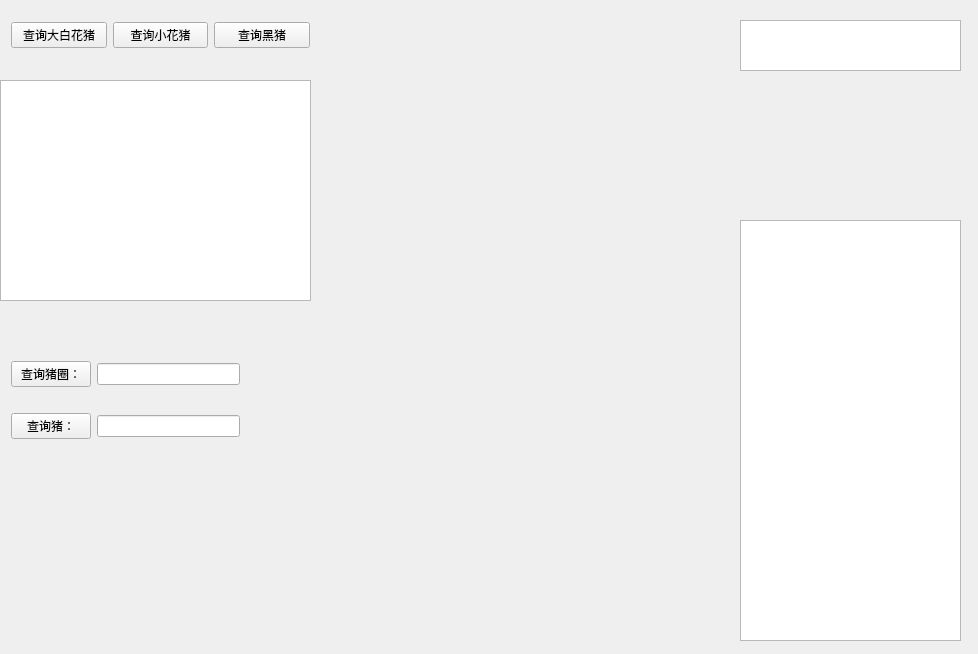
<?xml version="1.0" encoding="UTF-8"?>
<ui version="4.0">
 <class>Widget</class>
 <widget class="QWidget" name="Widget">
  <property name="geometry">
   <rect>
    <x>0</x>
    <y>0</y>
    <width>978</width>
    <height>654</height>
   </rect>
  </property>
  <property name="windowTitle">
   <string>Widget</string>
  </property>
  <widget class="QTextEdit" name="output">
   <property name="geometry">
    <rect>
     <x>740</x>
     <y>220</y>
     <width>221</width>
     <height>421</height>
    </rect>
   </property>
   <property name="font">
    <font>
     <family>Arial</family>
     <pointsize>6</pointsize>
    </font>
   </property>
  </widget>
  <widget class="QWidget" name="widget_2" native="true">
   <property name="geometry">
    <rect>
     <x>0</x>
     <y>330</y>
     <width>251</width>
     <height>141</height>
    </rect>
   </property>
   <layout class="QGridLayout" name="gridLayout">
    <item row="0" column="0">
     <widget class="QPushButton" name="stys">
      <property name="text">
       <string>查询猪圈：</string>
      </property>
     </widget>
    </item>
    <item row="0" column="1">
     <widget class="QLineEdit" name="lineEdit"/>
    </item>
    <item row="1" column="0">
     <widget class="QPushButton" name="pig">
      <property name="text">
       <string>查询猪：</string>
      </property>
     </widget>
    </item>
    <item row="1" column="1">
     <widget class="QLineEdit" name="lineEdit_2"/>
    </item>
   </layout>
  </widget>
  <widget class="QWidget" name="widget_3" native="true">
   <property name="geometry">
    <rect>
     <x>0</x>
     <y>10</y>
     <width>321</width>
     <height>50</height>
    </rect>
   </property>
   <layout class="QHBoxLayout" name="horizontalLayout">
    <item>
     <widget class="QPushButton" name="spotted">
      <property name="text">
       <string>查询大白花猪</string>
      </property>
     </widget>
    </item>
    <item>
     <widget class="QPushButton" name="tabby">
      <property name="text">
       <string>查询小花猪</string>
      </property>
     </widget>
    </item>
    <item>
     <widget class="QPushButton" name="black">
      <property name="text">
       <string>查询黑猪</string>
      </property>
     </widget>
    </item>
   </layout>
  </widget>
  <widget class="QTextEdit" name="textEdit">
   <property name="geometry">
    <rect>
     <x>0</x>
     <y>80</y>
     <width>311</width>
     <height>221</height>
    </rect>
   </property>
   <property name="font">
    <font>
     <family>Arial</family>
     <pointsize>6</pointsize>
    </font>
   </property>
  </widget>
  <widget class="QTextEdit" name="timer">
   <property name="geometry">
    <rect>
     <x>740</x>
     <y>20</y>
     <width>221</width>
     <height>51</height>
    </rect>
   </property>
  </widget>
 </widget>
 <layoutdefault spacing="6" margin="11"/>
 <resources/>
 <connections/>
</ui>
